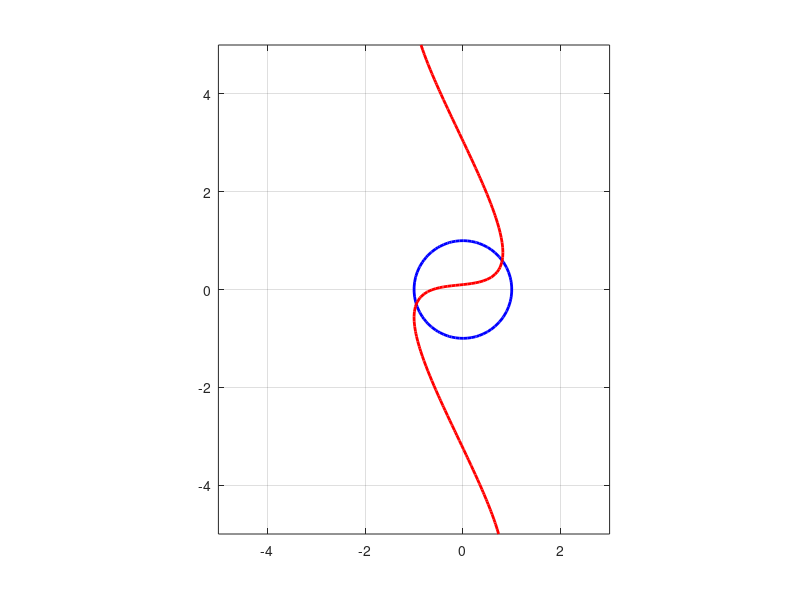

Write MATLAB code to recreate this figure.
f1 = @(x,y) sin(x+y)-1.1*x-0.1;
f2 = @(x,y) x^2+y^2-1;
g1 = @(x,y) (sin(x+y)-0.1)/1.1
g2 = @(x,y) sqrt(abs(1-x^2))
#g2 = @(x,y) -sqrt(abs(1-x^2))
x = linspace(-5, 3, 100);
y = linspace(-5, 5, 100);
[X, Y] = meshgrid(x, y);
F1 = X.^2 + Y.^2 - 1;
F2 = sin(X+Y)-1.1*X-0.1;
contour(X, Y, F1, [0 0], 'b-', 'LineWidth', 2);
hold on
contour(X, Y, F2, [0 0], 'r-', 'LineWidth', 2);
axis equal;
grid on;
disp('SI method')
x0=-1
y0=0
h=1*e^(-5);
dg1x = (g1(x0 + h,y0) - g1(x0 - h,y0)) / (2*h);
dg1y = (g1(x0,y0+h) - g1(x0,y0-h)) / (2*h);
dg2x = (g2(x0 + h,y0) - g2(x0 - h,y0)) / (2*h);
dg2y = (g2(x0,y0+h) - g2(x0,y0-h)) / (2*h);
tic
xk=g1(x0,y0);
yk=g2(x0,y0);
count=1;
eps = 5;
while eps>0.000001
  x0 = xk;
  y0 = yk;
  dg1x = (g1(x0 + h,y0) - g1(x0 - h,y0)) / (2*h);
  dg1y = (g1(x0,y0+h) - g1(x0,y0-h)) / (2*h);
  dg2x = (g2(x0 + h,y0) - g2(x0 - h,y0)) / (2*h);
  dg2y = (g2(x0,y0+h) - g2(x0,y0-h)) / (2*h);
  jacobian = [dg1x dg1y;dg2x dg2y];
  jacobian = det(jacobian)
  xk=g1(x0,y0);
  yk=g2(x0,y0);
  count=count+1;
  eps = norm([xk,yk]-[x0,y0])/norm([xk,yk]);
end
toc
count
xk
yk
f1(xk,yk)
f2(xk,yk)
disp('Newton method')
x0=0.5
y0=0.5
h=1*e^(-5);
df1x = (f1(x0 + h,y0) - f1(x0 - h,y0)) / (2*h);
df1y = (f1(x0,y0+h) - f1(x0,y0-h)) / (2*h);
df2x = (f2(x0 + h,y0) - f2(x0 - h,y0)) / (2*h);
df2y = (f2(x0,y0+h) - f2(x0,y0-h)) / (2*h);
jacobian = [df1x df1y;df2x df2y];
F = [f1(x0,y0);f2(x0,y0)];
deltaxy = linsolve(jacobian,F);
tic
xk = x0 - deltaxy(1,1);
yk = x0 - deltaxy(2,1);
count = 1;
eps = 5;
while eps>0.000001
  x0 = xk;
  y0 = yk;
  df1x = (f1(x0 + h,y0) - f1(x0 - h,y0)) / (2*h);
  df1y = (f1(x0,y0+h) - f1(x0,y0-h)) / (2*h);
  df2x = (f2(x0 + h,y0) - f2(x0 - h,y0)) / (2*h);
  df2y = (f2(x0,y0+h) - f2(x0,y0-h)) / (2*h);
  jacobian = [df1x df1y;df2x df2y];
  F = [f1(x0,y0);f2(x0,y0)];
  deltaxy = linsolve(jacobian,F);
  xk = x0 - deltaxy(1,1);
  yk = y0 - deltaxy(2,1);
  count=count+1;
  eps = norm([xk,yk]-[x0,y0])/norm([xk,yk]);
end
toc
count
xk
yk
f1(xk,yk)
f2(xk,yk)
